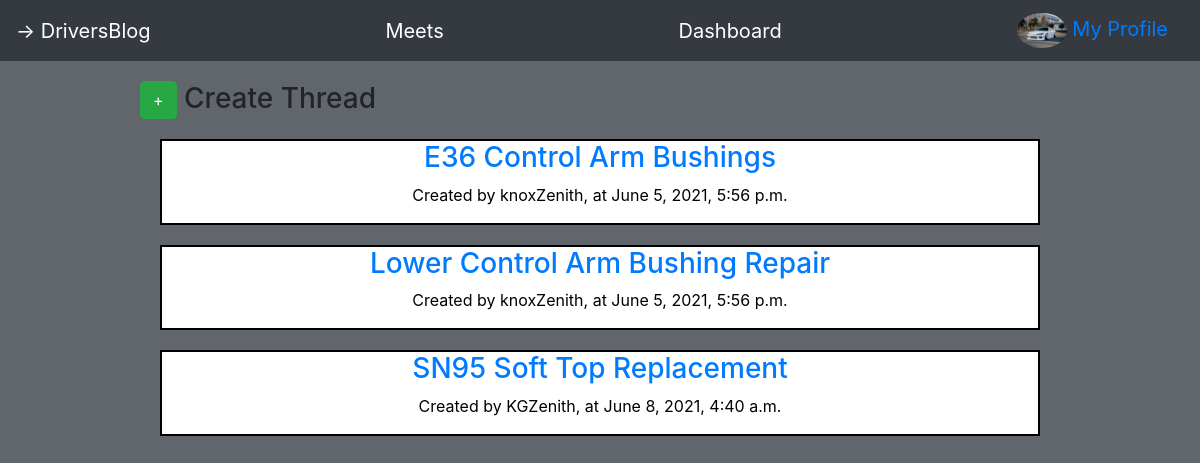
Screenshot of /discussions (signed in) with the database file from the repository.
### users_app/models.py (models this page shows)
class User(models.Model):
    id = models.AutoField(primary_key=True)
    user_name = models.CharField(max_length=50)
    email = models.CharField(max_length=200)
    password = models.CharField(max_length=200)
    pfp = models.ImageField(upload_to='img/', default='/img/pfp.png')
    created_at = models.DateTimeField(auto_now_add=True)
    updated_at = models.DateTimeField(auto_now=True)
    objects = UserManager()

class Thread(models.Model):
    id = models.AutoField(primary_key=True)
    title = models.CharField(max_length=50)
    content = models.CharField(max_length=260, null=True)
    year = models.IntegerField(null=True)
    make = models.CharField(null=True, max_length=25)
    model = models.CharField(null=True, max_length=25)
    creator = models.ForeignKey(User, related_name="threads", on_delete=models.CASCADE, null=True)
    created_at = models.DateTimeField(auto_now_add=True)
    objects= ThreadManager()

### users_app/views.py (the view)
# urls.py: path('discussions', views.discussionsHome),
def discussionsHome(request):
    context = {
        "threads": Thread.objects.all(),
        "user": User.objects.get(id=request.session['user_id'])
    }
    return render(request, 'discussion_home.html', context)

### users_app/templates/discussion_home.html (shortened to what this page needs)
<!DOCTYPE html>
<html lang="en">
<head>
    {% load static %}
    <link rel="stylesheet" href="{% static 'css/style.css' %}">
    <link rel="stylesheet" href="https://stackpath.bootstrapcdn.com/bootstrap/4.3.1/css/bootstrap.min.css">
</head>
<body id="pageBody">
    <nav class="navbar navbar-dark bg-dark">
        <span class="navbar-brand">	&#8594; DriversBlog</span>
        <a href="/meets" class='navbar-brand'>Meets</a>
        <a href="/dashboard" class="navbar-brand">Dashboard</a>
        <span class="navbar-brand"><a href="/profile" id="profileLink"><img class="rounded-circle" src="{{user.pfp.url}}" height="35px" width="50px" alt=""> My Profile</span></a>
    </nav>
    <div id="threadWall">
       <span>
          <h3> <a class="btn btn-success"href="/discussions/new">+</a> Create Thread</h3>
       </span>
        {% for thread in threads %}
            <div id="thread">
                <h3><a href="/discussions/{{ thread.id }}">{{ thread.title }}</a></h3>
                <p>Created by {{ thread.creator.user_name }}, at {{ thread.created_at }}</p>
            </div>
        {% endfor %}
    </div>
</body>
</html>

### users_app/static/css/style.css (style rules this page uses)
#pageBody { background-color:#61666d; }
nav { position: fixed; }
#profileLink { text-decoration: none; }
#threadWall { padding: 20px; width: 80%; margin: auto; overflow-y: scroll; max-height: 900px; }
#thread { text-align: center; border: 2px solid black; background-color: white; margin: 20px; color: black; }

### rows the page displays
User: pfp (picture)
Thread: title "E36 Control Arm Bushings", creator.user_name "knoxZenith", created_at "June 5, 2021, 5:56 p.m."
Thread: title "Lower Control Arm Bushing Repair", creator.user_name "knoxZenith", created_at "June 5, 2021, 5:56 p.m."
Thread: title "SN95 Soft Top Replacement", creator.user_name "KGZenith", created_at "June 8, 2021, 4:40 a.m."
